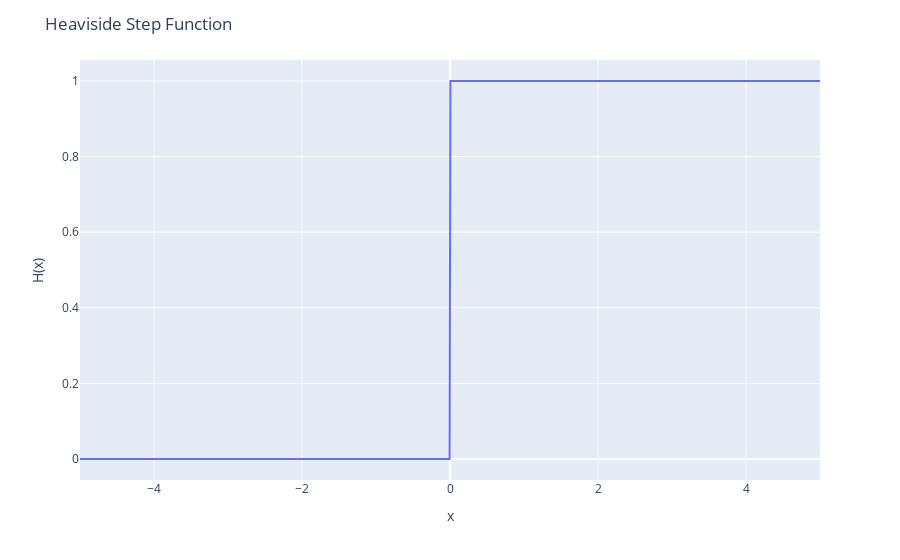

Notebook source saved alongside this figure:
### Code cell
def heaviside(x_coordinates: np.ndarray, x0: float) -> np.ndarray:
    """
    An implementation of the Heaviside step function, H(x - x0).

    Parameters
    ----------
    x_coordinates : np.ndarray
        The x-coordinates at which to evaluate the Heaviside step function.
    x0 : float
        The location of the step.
        
    Returns
    -------
    np.ndarray
        The values of the Heaviside step function at the given x-coordinates.
    """
    return np.where(x_coordinates < x0, 0, 1)

# Plot the Heaviside step using plotly.
x_coordinates = np.linspace(-5, 5, 1000)
y_coordinates = heaviside(x_coordinates, 0)
fig = px.line(x=x_coordinates, y=y_coordinates)

# Set the x and y titles.
fig.update_xaxes(title_text="x")
fig.update_yaxes(title_text="H(x)")

# Set the title.
fig.update_layout(title_text="Heaviside Step Function")

### Figure 1 — Plotly figure (JSON) as saved in the notebook; plotly's stock layout.template omitted (floating-point values rounded to 4 significant figures; data arrays with more than 128 entries replaced by an {"elided": "..."} marker saying what was removed)
{"data": [{"hovertemplate": "x=%{x}<br>y=%{y}<extra></extra>", "legendgroup": "", "line": {"color": "#636efa", "dash": "solid"}, "marker": {"symbol": "circle"}, "mode": "lines", "name": "", "orientation": "v", "showlegend": false, "type": "scatter", "x": {"elided": "1000 float values"}, "xaxis": "x", "y": {"elided": "1000 int values"}, "yaxis": "y"}], "layout": {"legend": {"tracegroupgap": 0}, "margin": {"t": 60}, "title": {"text": "Heaviside Step Function"}, "xaxis": {"anchor": "y", "domain": [0, 1], "title": {"text": "x"}}, "yaxis": {"anchor": "x", "domain": [0, 1], "title": {"text": "H(x)"}}}}
